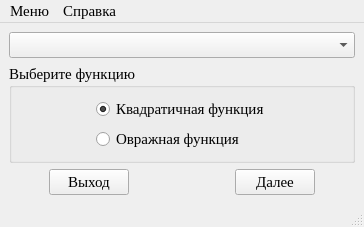
<?xml version="1.0" encoding="UTF-8"?>
<ui version="4.0">
 <class>MainWindow</class>
 <widget class="QMainWindow" name="MainWindow">
  <property name="geometry">
   <rect>
    <x>0</x>
    <y>0</y>
    <width>364</width>
    <height>225</height>
   </rect>
  </property>
  <property name="maximumSize">
   <size>
    <width>450</width>
    <height>260</height>
   </size>
  </property>
  <property name="font">
   <font>
    <family>Times New Roman</family>
    <pointsize>11</pointsize>
   </font>
  </property>
  <property name="windowTitle">
   <string>Методы оптимизации 2010</string>
  </property>
  <property name="windowIcon">
   <iconset resource="data.qrc">
    <normaloff>:/icon/icon.bmp</normaloff>:/icon/icon.bmp</iconset>
  </property>
  <widget class="QWidget" name="centralwidget">
   <property name="sizePolicy">
    <sizepolicy hsizetype="Preferred" vsizetype="Preferred">
     <horstretch>0</horstretch>
     <verstretch>0</verstretch>
    </sizepolicy>
   </property>
   <property name="minimumSize">
    <size>
     <width>0</width>
     <height>0</height>
    </size>
   </property>
   <property name="maximumSize">
    <size>
     <width>16777215</width>
     <height>16777215</height>
    </size>
   </property>
   <layout class="QGridLayout" name="gridLayout_3">
    <item row="0" column="0">
     <layout class="QGridLayout" name="gridLayout_2">
      <item row="0" column="0">
       <widget class="QComboBox" name="choiceMethods"/>
      </item>
      <item row="2" column="0">
       <layout class="QHBoxLayout" name="horizontalLayout" stretch="0,0,1,0,0">
        <item>
         <spacer name="horizontalSpacer">
          <property name="orientation">
           <enum>Qt::Horizontal</enum>
          </property>
          <property name="sizeHint" stdset="0">
           <size>
            <width>40</width>
            <height>20</height>
           </size>
          </property>
         </spacer>
        </item>
        <item>
         <widget class="QPushButton" name="exit_button">
          <property name="text">
           <string>Выход</string>
          </property>
         </widget>
        </item>
        <item>
         <spacer name="horizontalSpacer_2">
          <property name="orientation">
           <enum>Qt::Horizontal</enum>
          </property>
          <property name="sizeHint" stdset="0">
           <size>
            <width>40</width>
            <height>20</height>
           </size>
          </property>
         </spacer>
        </item>
        <item>
         <widget class="QPushButton" name="next_button">
          <property name="text">
           <string>Далее</string>
          </property>
         </widget>
        </item>
        <item>
         <spacer name="horizontalSpacer_3">
          <property name="orientation">
           <enum>Qt::Horizontal</enum>
          </property>
          <property name="sizeHint" stdset="0">
           <size>
            <width>40</width>
            <height>20</height>
           </size>
          </property>
         </spacer>
        </item>
       </layout>
      </item>
      <item row="1" column="0">
       <widget class="QGroupBox" name="functions">
        <property name="title">
         <string>Выберите функцию</string>
        </property>
        <layout class="QGridLayout" name="gridLayout">
         <item row="0" column="0">
          <layout class="QVBoxLayout" name="verticalLayout_2">
           <item>
            <layout class="QHBoxLayout" name="horizontalLayout_2">
             <item>
              <spacer name="horizontalSpacer_4">
               <property name="orientation">
                <enum>Qt::Horizontal</enum>
               </property>
               <property name="sizeHint" stdset="0">
                <size>
                 <width>40</width>
                 <height>20</height>
                </size>
               </property>
              </spacer>
             </item>
             <item>
              <layout class="QVBoxLayout" name="verticalLayout">
               <item>
                <widget class="QRadioButton" name="quadFunction">
                 <property name="text">
                  <string>Квадратичная функция</string>
                 </property>
                 <property name="checked">
                  <bool>true</bool>
                 </property>
                </widget>
               </item>
               <item>
                <widget class="QRadioButton" name="ravinFunction">
                 <property name="text">
                  <string>Овражная функция</string>
                 </property>
                </widget>
               </item>
              </layout>
             </item>
             <item>
              <spacer name="horizontalSpacer_5">
               <property name="orientation">
                <enum>Qt::Horizontal</enum>
               </property>
               <property name="sizeHint" stdset="0">
                <size>
                 <width>40</width>
                 <height>20</height>
                </size>
               </property>
              </spacer>
             </item>
            </layout>
           </item>
           <item>
            <spacer name="verticalSpacer">
             <property name="orientation">
              <enum>Qt::Vertical</enum>
             </property>
             <property name="sizeHint" stdset="0">
              <size>
               <width>20</width>
               <height>40</height>
              </size>
             </property>
            </spacer>
           </item>
          </layout>
         </item>
        </layout>
       </widget>
      </item>
     </layout>
    </item>
   </layout>
  </widget>
  <widget class="QMenuBar" name="menubar">
   <property name="geometry">
    <rect>
     <x>0</x>
     <y>0</y>
     <width>364</width>
     <height>23</height>
    </rect>
   </property>
   <widget class="QMenu" name="menu">
    <property name="title">
     <string>Меню</string>
    </property>
    <addaction name="exit"/>
   </widget>
   <widget class="QMenu" name="info">
    <property name="title">
     <string>Справка</string>
    </property>
    <addaction name="help"/>
    <addaction name="separator"/>
    <addaction name="about_prog"/>
   </widget>
   <addaction name="menu"/>
   <addaction name="info"/>
  </widget>
  <widget class="QStatusBar" name="statusbar"/>
  <action name="help">
   <property name="text">
    <string>Справка</string>
   </property>
   <property name="toolTip">
    <string>Справка по программе</string>
   </property>
  </action>
  <action name="about_prog">
   <property name="text">
    <string>О программе...</string>
   </property>
  </action>
  <action name="exit">
   <property name="text">
    <string>Выход</string>
   </property>
   <property name="toolTip">
    <string>Выход из программы</string>
   </property>
  </action>
 </widget>
 <tabstops>
  <tabstop>choiceMethods</tabstop>
  <tabstop>quadFunction</tabstop>
  <tabstop>ravinFunction</tabstop>
  <tabstop>next_button</tabstop>
  <tabstop>exit_button</tabstop>
 </tabstops>
 <resources>
  <include location="data.qrc"/>
 </resources>
 <connections>
  <connection>
   <sender>exit_button</sender>
   <signal>clicked()</signal>
   <receiver>MainWindow</receiver>
   <slot>close()</slot>
   <hints>
    <hint type="sourcelabel">
     <x>87</x>
     <y>163</y>
    </hint>
    <hint type="destinationlabel">
     <x>224</x>
     <y>99</y>
    </hint>
   </hints>
  </connection>
  <connection>
   <sender>exit</sender>
   <signal>activated()</signal>
   <receiver>MainWindow</receiver>
   <slot>close()</slot>
   <hints>
    <hint type="sourcelabel">
     <x>-1</x>
     <y>-1</y>
    </hint>
    <hint type="destinationlabel">
     <x>224</x>
     <y>99</y>
    </hint>
   </hints>
  </connection>
 </connections>
</ui>
